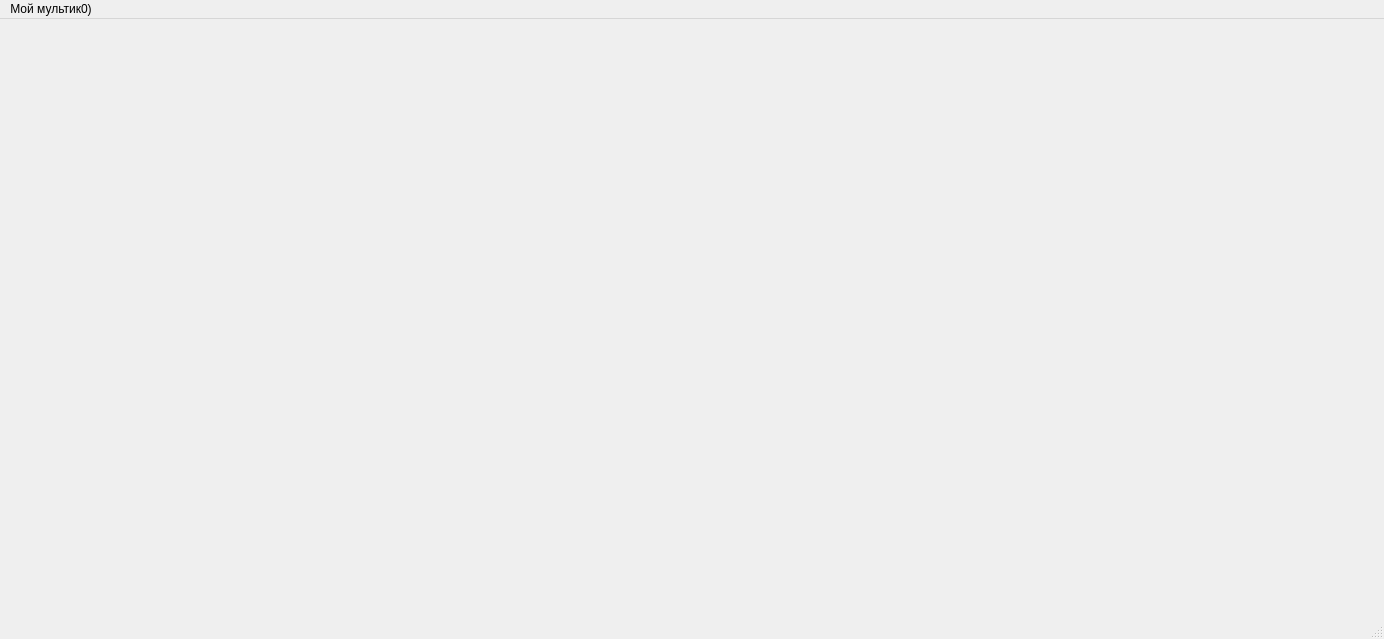
<?xml version="1.0" encoding="UTF-8"?>
<ui version="4.0">
 <class>MainWindow</class>
 <widget class="QMainWindow" name="MainWindow">
  <property name="geometry">
   <rect>
    <x>0</x>
    <y>0</y>
    <width>1384</width>
    <height>639</height>
   </rect>
  </property>
  <property name="windowTitle">
   <string>MainWindow</string>
  </property>
  <widget class="QWidget" name="centralwidget">
   <widget class="QLabel" name="background">
    <property name="geometry">
     <rect>
      <x>-350</x>
      <y>-290</y>
      <width>1911</width>
      <height>981</height>
     </rect>
    </property>
    <property name="text">
     <string/>
    </property>
    <property name="pixmap">
     <pixmap>../lolxd/background_1.gif</pixmap>
    </property>
   </widget>
   <widget class="QLabel" name="train">
    <property name="geometry">
     <rect>
      <x>1500</x>
      <y>170</y>
      <width>1401</width>
      <height>511</height>
     </rect>
    </property>
    <property name="text">
     <string/>
    </property>
    <property name="pixmap">
     <pixmap>../lolxd/trains (1) (2).png</pixmap>
    </property>
   </widget>
   <widget class="QLabel" name="people">
    <property name="geometry">
     <rect>
      <x>760</x>
      <y>270</y>
      <width>151</width>
      <height>251</height>
     </rect>
    </property>
    <property name="text">
     <string/>
    </property>
    <property name="pixmap">
     <pixmap>../lolxd/people_2.png</pixmap>
    </property>
   </widget>
   <widget class="QLabel" name="people_1">
    <property name="geometry">
     <rect>
      <x>890</x>
      <y>270</y>
      <width>291</width>
      <height>251</height>
     </rect>
    </property>
    <property name="text">
     <string/>
    </property>
    <property name="pixmap">
     <pixmap>../lolxd/people_1.png</pixmap>
    </property>
   </widget>
   <widget class="QLabel" name="timer_txt">
    <property name="geometry">
     <rect>
      <x>350</x>
      <y>130</y>
      <width>171</width>
      <height>111</height>
     </rect>
    </property>
    <property name="text">
     <string/>
    </property>
   </widget>
   <widget class="QLabel" name="train_1">
    <property name="geometry">
     <rect>
      <x>-1300</x>
      <y>220</y>
      <width>1251</width>
      <height>391</height>
     </rect>
    </property>
    <property name="text">
     <string/>
    </property>
    <property name="pixmap">
     <pixmap>../lolxd/m_trains (1) (2).png</pixmap>
    </property>
   </widget>
   <widget class="QLabel" name="train_2">
    <property name="geometry">
     <rect>
      <x>1500</x>
      <y>170</y>
      <width>1401</width>
      <height>511</height>
     </rect>
    </property>
    <property name="text">
     <string/>
    </property>
    <property name="pixmap">
     <pixmap>../lolxd/trains (1) (2).png</pixmap>
    </property>
   </widget>
   <zorder>background</zorder>
   <zorder>people</zorder>
   <zorder>people_1</zorder>
   <zorder>train</zorder>
   <zorder>timer_txt</zorder>
   <zorder>train_2</zorder>
   <zorder>train_1</zorder>
  </widget>
  <widget class="QMenuBar" name="menubar">
   <property name="geometry">
    <rect>
     <x>0</x>
     <y>0</y>
     <width>1384</width>
     <height>25</height>
    </rect>
   </property>
   <widget class="QMenu" name="menu_0">
    <property name="title">
     <string>Мой мультик0)</string>
    </property>
   </widget>
   <addaction name="menu_0"/>
  </widget>
  <widget class="QStatusBar" name="statusbar"/>
 </widget>
 <resources/>
 <connections/>
</ui>
